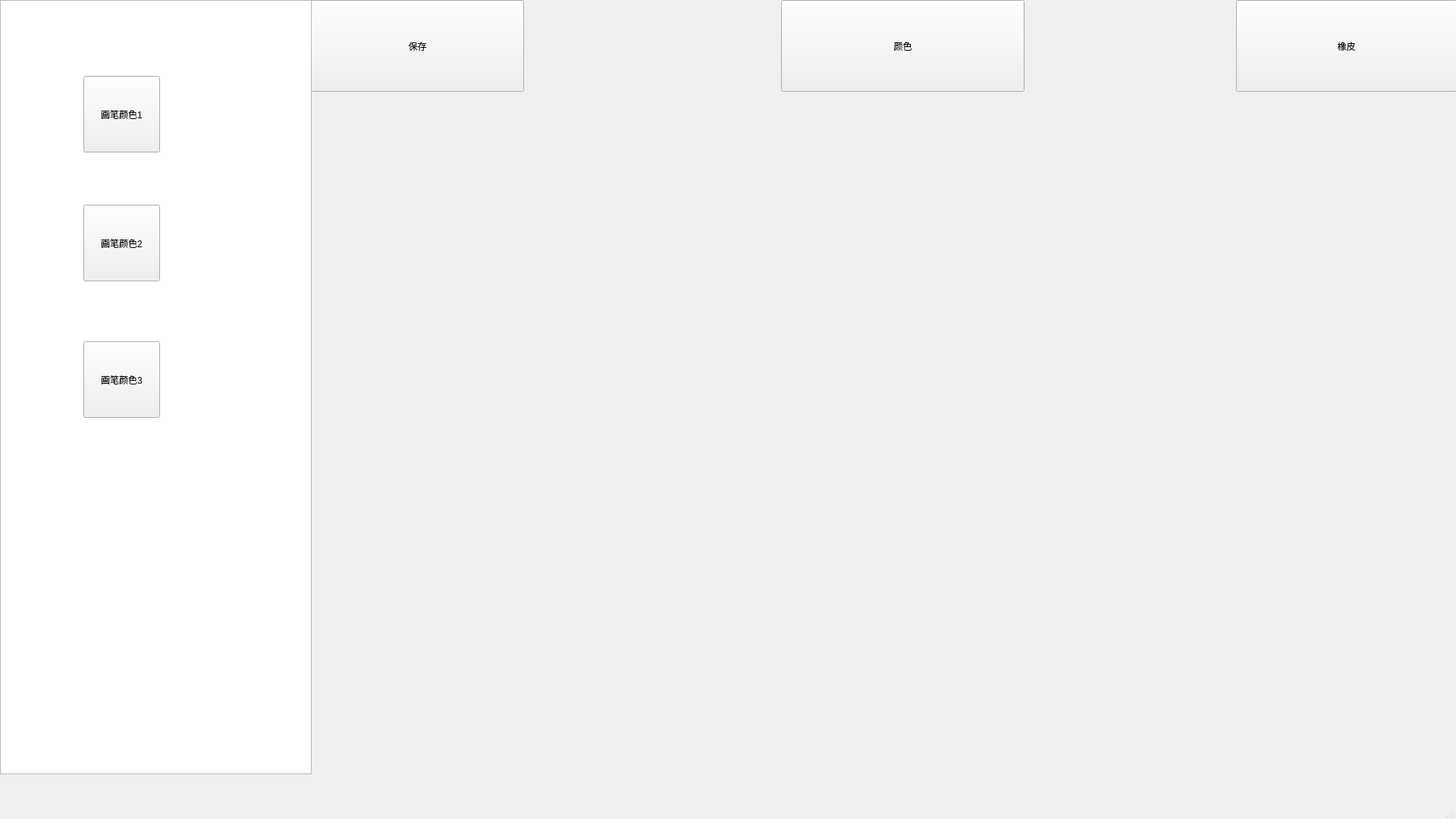
<?xml version="1.0" encoding="UTF-8"?>
<ui version="4.0">
 <class>MainWindow</class>
 <widget class="QMainWindow" name="MainWindow">
  <property name="geometry">
   <rect>
    <x>0</x>
    <y>0</y>
    <width>1920</width>
    <height>1080</height>
   </rect>
  </property>
  <property name="windowTitle">
   <string>MainWindow</string>
  </property>
  <widget class="QWidget" name="centralwidget">
   <widget class="QToolButton" name="toolButton">
    <property name="geometry">
     <rect>
      <x>410</x>
      <y>0</y>
      <width>281</width>
      <height>121</height>
     </rect>
    </property>
    <property name="text">
     <string>保存</string>
    </property>
   </widget>
   <widget class="QToolButton" name="toolButton_3">
    <property name="geometry">
     <rect>
      <x>1630</x>
      <y>0</y>
      <width>291</width>
      <height>121</height>
     </rect>
    </property>
    <property name="text">
     <string>橡皮</string>
    </property>
   </widget>
   <widget class="QLabel" name="label">
    <property name="geometry">
     <rect>
      <x>0</x>
      <y>130</y>
      <width>1501</width>
      <height>881</height>
     </rect>
    </property>
    <property name="text">
     <string>                                            画板</string>
    </property>
   </widget>
   <widget class="QListWidget" name="listWidget">
    <property name="geometry">
     <rect>
      <x>0</x>
      <y>0</y>
      <width>411</width>
      <height>1021</height>
     </rect>
    </property>
   </widget>
   <widget class="QToolButton" name="toolButton_22">
    <property name="geometry">
     <rect>
      <x>1030</x>
      <y>0</y>
      <width>321</width>
      <height>121</height>
     </rect>
    </property>
    <property name="text">
     <string>颜色</string>
    </property>
   </widget>
   <widget class="QToolButton" name="toolButton_25">
    <property name="geometry">
     <rect>
      <x>110</x>
      <y>100</y>
      <width>101</width>
      <height>101</height>
     </rect>
    </property>
    <property name="text">
     <string>画笔颜色1</string>
    </property>
   </widget>
   <widget class="QToolButton" name="toolButton_26">
    <property name="geometry">
     <rect>
      <x>110</x>
      <y>270</y>
      <width>101</width>
      <height>101</height>
     </rect>
    </property>
    <property name="text">
     <string>画笔颜色2</string>
    </property>
   </widget>
   <widget class="QToolButton" name="toolButton_27">
    <property name="geometry">
     <rect>
      <x>110</x>
      <y>450</y>
      <width>101</width>
      <height>101</height>
     </rect>
    </property>
    <property name="text">
     <string>画笔颜色3</string>
    </property>
   </widget>
  </widget>
  <widget class="QMenuBar" name="menubar">
   <property name="geometry">
    <rect>
     <x>0</x>
     <y>0</y>
     <width>1920</width>
     <height>26</height>
    </rect>
   </property>
  </widget>
  <widget class="QStatusBar" name="statusbar"/>
 </widget>
 <resources/>
 <connections/>
</ui>
